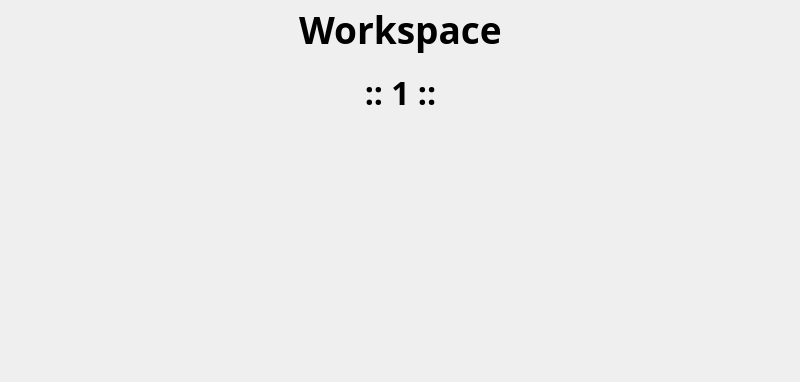
<?xml version="1.0" encoding="UTF-8"?>
<ui version="4.0">
 <class>MainWindow</class>
 <widget class="QMainWindow" name="MainWindow">
  <property name="geometry">
   <rect>
    <x>0</x>
    <y>0</y>
    <width>800</width>
    <height>382</height>
   </rect>
  </property>
  <property name="windowTitle">
   <string>MainWindow</string>
  </property>
  <widget class="QWidget" name="centralwidget">
   <widget class="QWidget" name="verticalLayoutWidget">
    <property name="geometry">
     <rect>
      <x>10</x>
      <y>0</y>
      <width>781</width>
      <height>121</height>
     </rect>
    </property>
    <layout class="QVBoxLayout" name="verticalLayout">
     <item>
      <widget class="QLabel" name="fixedLabel">
       <property name="font">
        <font>
         <family>Hack Nerd Font Propo</family>
         <pointsize>28</pointsize>
         <bold>true</bold>
        </font>
       </property>
       <property name="text">
        <string>Workspace</string>
       </property>
       <property name="alignment">
        <set>Qt::AlignmentFlag::AlignCenter</set>
       </property>
      </widget>
     </item>
     <item>
      <widget class="QLabel" name="workspaceLabel">
       <property name="font">
        <font>
         <family>Hack Nerd Font Propo</family>
         <pointsize>24</pointsize>
         <bold>true</bold>
        </font>
       </property>
       <property name="text">
        <string>:: 1 ::</string>
       </property>
       <property name="alignment">
        <set>Qt::AlignmentFlag::AlignCenter</set>
       </property>
      </widget>
     </item>
    </layout>
   </widget>
   <widget class="QWidget" name="verticalLayoutWidget_2">
    <property name="geometry">
     <rect>
      <x>300</x>
      <y>250</y>
      <width>160</width>
      <height>80</height>
     </rect>
    </property>
    <layout class="QVBoxLayout" name="verticalLayout_2"/>
   </widget>
  </widget>
 </widget>
 <resources/>
 <connections/>
</ui>
